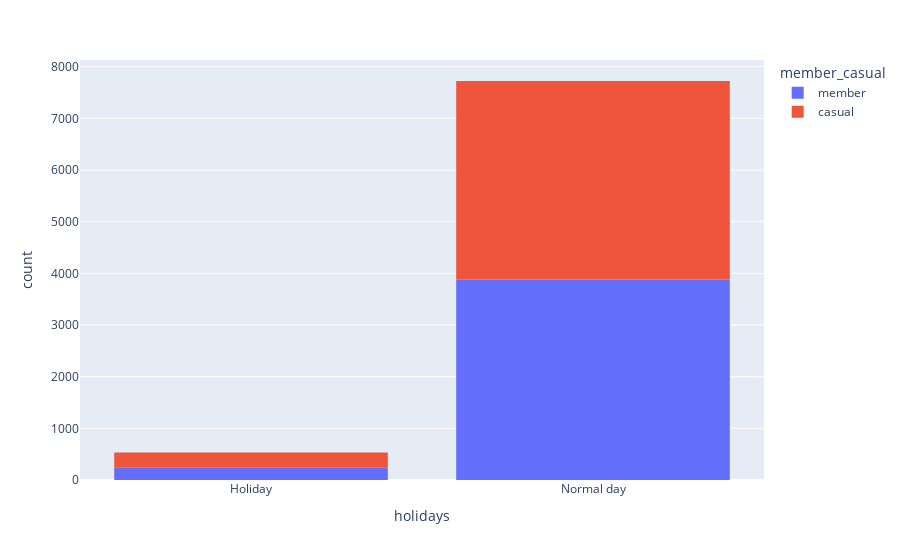

Write notebook code for a chart like this one.
### Markdown cell above
**2) Do casual bikers ride more on holidays?**

### Code cell
#fig = px.bar(df_smote_final, x='holidays', color='member_casual')
fig = px.histogram(df_smote_final, x="holidays", color="member_casual")
fig.show()

### Figure 1 — Plotly figure (JSON) as saved in the notebook; plotly's stock layout.template omitted (floating-point values rounded to 4 significant figures; data arrays with more than 128 entries replaced by an {"elided": "..."} marker saying what was removed)
{"data": [{"alignmentgroup": "True", "bingroup": "x", "hovertemplate": "member_casual=member<br>holidays=%{x}<br>count=%{y}<extra></extra>", "legendgroup": "member", "marker": {"color": "#636efa", "pattern": {"shape": ""}}, "name": "member", "offsetgroup": "member", "orientation": "v", "showlegend": true, "type": "histogram", "x": {"elided": "4129 str values"}, "xaxis": "x", "yaxis": "y"}, {"alignmentgroup": "True", "bingroup": "x", "hovertemplate": "member_casual=casual<br>holidays=%{x}<br>count=%{y}<extra></extra>", "legendgroup": "casual", "marker": {"color": "#EF553B", "pattern": {"shape": ""}}, "name": "casual", "offsetgroup": "casual", "orientation": "v", "showlegend": true, "type": "histogram", "x": {"elided": "4129 str values"}, "xaxis": "x", "yaxis": "y"}], "layout": {"barmode": "relative", "legend": {"title": {"text": "member_casual"}, "tracegroupgap": 0}, "margin": {"t": 60}, "xaxis": {"anchor": "y", "domain": [0, 1], "title": {"text": "holidays"}}, "yaxis": {"anchor": "x", "domain": [0, 1], "title": {"text": "count"}}}}
